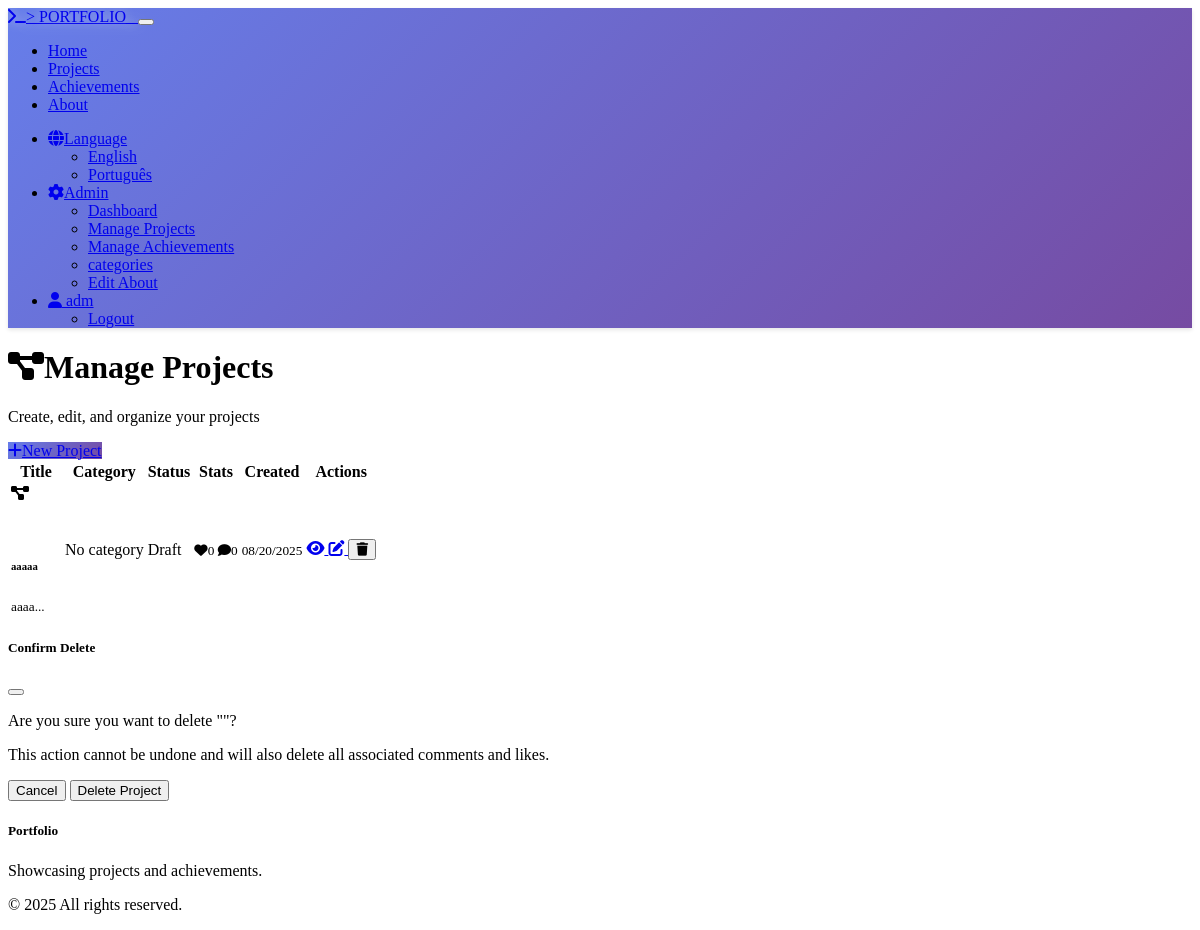
Page /admin/projects (signed in) on the earlier database version.
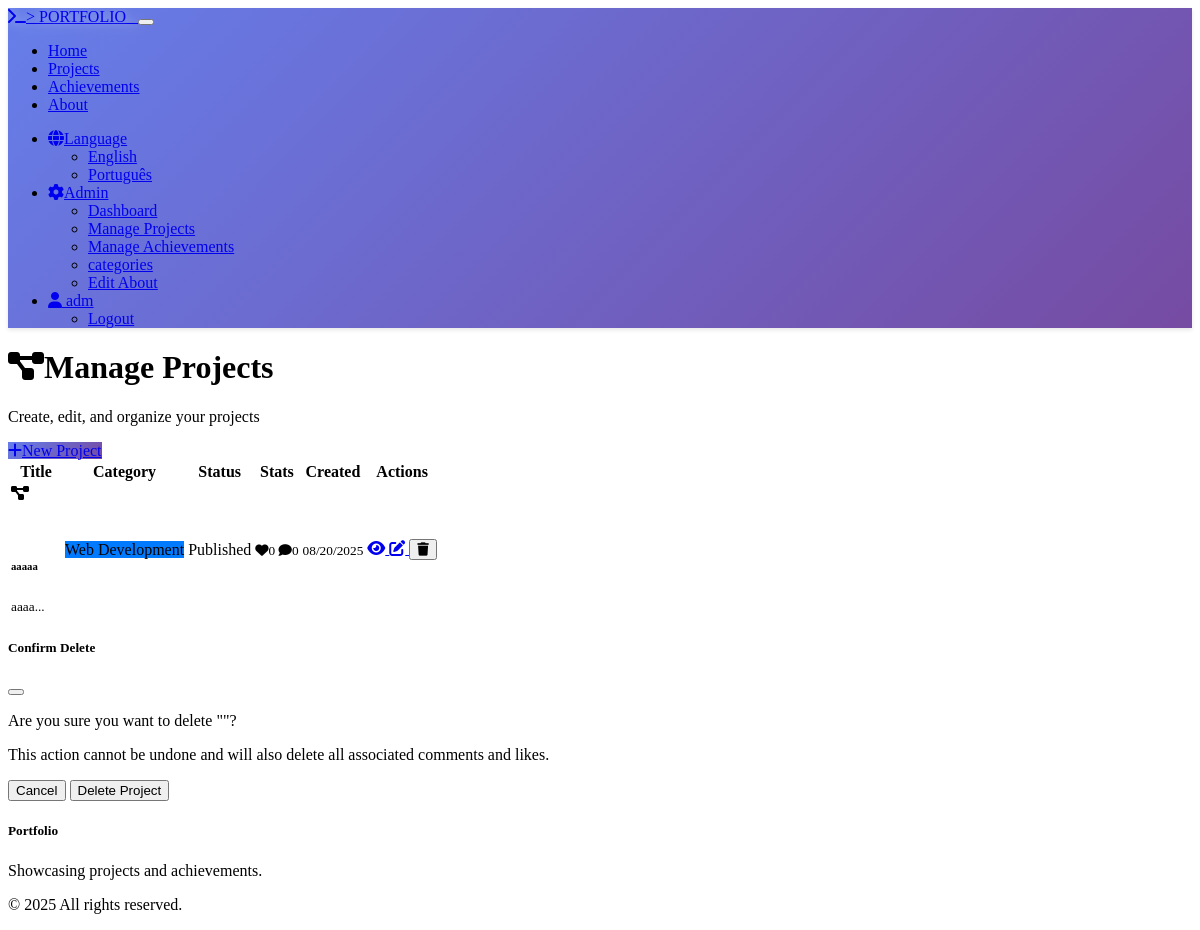
Same page on the later database version.
### models.py (models this page shows, shortened)
class Project(db.Model):
    __tablename__ = 'projects'
    id = db.Column(db.Integer, primary_key=True)
    title = db.Column(db.String(200), nullable=False)
    description = db.Column(db.Text, nullable=False)
    content = db.Column(db.Text)  # Detailed content/overview
    image_url = db.Column(db.String(500))
    demo_url = db.Column(db.String(500))
    github_url = db.Column(db.String(500))
    technologies = db.Column(db.String(500))  # Comma-separated list
    is_published = db.Column(db.Boolean, default=False)
    is_featured = db.Column(db.Boolean, default=False)
    category_id = db.Column(db.Integer, db.ForeignKey('categories.id'))
    created_at = db.Column(db.DateTime, default=datetime.now)
    updated_at = db.Column(db.DateTime, default=datetime.now, onupdate=datetime.now)
    comments = db.relationship('Comment', backref='project', lazy='dynamic', cascade='all, delete-orphan')
    likes = db.relationship('Like', backref='project', lazy='dynamic', cascade='all, delete-orphan')
    @property
    def like_count(self):
        return self.likes.count()
    @property
    def comment_count(self):
        return self.comments.count()

class Category(db.Model):
    __tablename__ = 'categories'
    id = db.Column(db.Integer, primary_key=True)
    name = db.Column(db.String(100), nullable=False, unique=True)
    color = db.Column(db.String(7), default='#007bff')  # Hex color code
    created_at = db.Column(db.DateTime, default=datetime.now)
    projects = db.relationship('Project', backref='category', lazy='dynamic')
    achievements = db.relationship('Achievement', backref='category', lazy='dynamic')

### routes.py (the view)
@app.route('/admin/projects')
@admin_required
def admin_projects():
    projects = Project.query.order_by(desc(Project.created_at)).all()
    return render_template('admin/projects.html', projects=projects)

### app.py (called while the page is built)
@login_manager.user_loader
def load_user(user_id):
    return User.query.get(user_id)

### models.py (called while the page is built)
    @property
    def display_name(self):
        if self.first_name and self.last_name:
            return f"{self.first_name} {self.last_name}"
        elif self.first_name:
            return self.first_name
        elif self.email:
            return self.email.split('@')[0]
        return "Anonymous User"

### routes.py (called while the page is built)
@app.before_request
def make_session_permanent():
    session.permanent = True
    if 'language' not in session:
        session['language'] = 'en'

@app.context_processor
def inject_translations():
    def t(key):
        lang = session.get('language', 'en')
        return get_translation(key, lang)
    return dict(t=t, current_language=session.get('language', 'en'))

### translations.py (called while the page is built)
def get_translation(key, lang='en'):
    return translations.get(lang, {}).get(key, translations['en'].get(key, key))

### templates/admin/projects.html (shortened to what the changed rows need)
{% extends "base.html" %}
{% block content %}
<div class="container py-4">
    <div class="row mb-4">
        <div class="col">
            <div class="d-flex justify-content-between align-items-center">
                <div>
                    <h1><i class="fas fa-project-diagram me-2"></i>Manage Projects</h1>
                </div>
            </div>
        </div>
    </div>
    {% if projects %}
        <div class="card">
            <div class="card-body">
                <div class="table-responsive">
                    <table class="table table-hover">
                        <thead>
                            <tr>
                                <th>Title</th>
                                <th>Category</th>
                                <th>Status</th>
                                <th>Stats</th>
                                <th>Created</th>
                                <th>Actions</th>
                            </tr>
                        </thead>
                        <tbody>
                            {% for project in projects %}
                                <tr>
                                    <td>
                                        <div class="d-flex align-items-center">
                                            {% if project.image_url %}
                                                <img src="{{ url_for('static', filename='uploads/' + project.image_url) }}"
                                                     class="rounded me-3" width="50" height="50" style="object-fit: cover;">
                                            {% else %}
                                                <div class="bg-secondary rounded me-3 d-flex align-items-center justify-content-center"
                                                     style="width: 50px; height: 50px;">
                                                    <i class="fas fa-project-diagram text-light"></i>
                                                </div>
                                            {% endif %}
                                            <div>
                                                <h6 class="mb-0">{{ project.title }}</h6>
                                                <small class="text-muted">{{ project.description[:50] }}...</small>
                                            </div>
                                        </div>
                                    </td>
                                    <td>
                                        {% if project.category %}
                                            <span class="badge" style="background-color: {{ project.category.color }}">
                                                {{ project.category.name }}
                                            </span>
                                        {% else %}
                                            <span class="text-muted">No category</span>
                                        {% endif %}
                                    </td>
                                    <td>
                                        <div>
                                            {% if project.is_published %}
                                                <span class="badge bg-success">Published</span>
                                            {% else %}
                                                <span class="badge bg-secondary">Draft</span>
                                            {% endif %}
                                        </div>
                                    </td>
                                    <td>
                                        <small class="text-muted">
                                            <i class="fas fa-heart me-1"></i>{{ project.like_count }}
                                            <i class="fas fa-comment ms-2 me-1"></i>{{ project.comment_count }}
                                        </small>
                                    </td>
                                    <td>
                                        <small class="text-muted">{{ project.created_at.strftime('%m/%d/%Y') }}</small>
                                    </td>
                                    <td>
                                        <div class="btn-group" role="group">
                                            <a href="{{ url_for('project_detail', id=project.id) }}"
                                               class="btn btn-outline-primary btn-sm" target="_blank">
                                                <i class="fas fa-eye"></i>
                                            </a>
                                            <a href="{{ url_for('admin_project_edit', id=project.id) }}"
                                               class="btn btn-outline-secondary btn-sm">
                                                <i class="fas fa-edit"></i>
                                            </a>
                                            <button class="btn btn-outline-danger btn-sm"
                                                    onclick="deleteProject({{ project.id }}, '{{ project.title }}')">
                                                <i class="fas fa-trash"></i>
                                            </button>
                                        </div>
                                    </td>
                                </tr>
                            {% endfor %}
                        </tbody>
                    </table>
                </div>
            </div>
        </div>
    {% endif %}
</div>
{% endblock %}

Differences in the rows shown:
changed Project "aaaa": category.name (not shown) → "Web Development"; is_published "Draft" → "Published"; no longer shows "No category"
